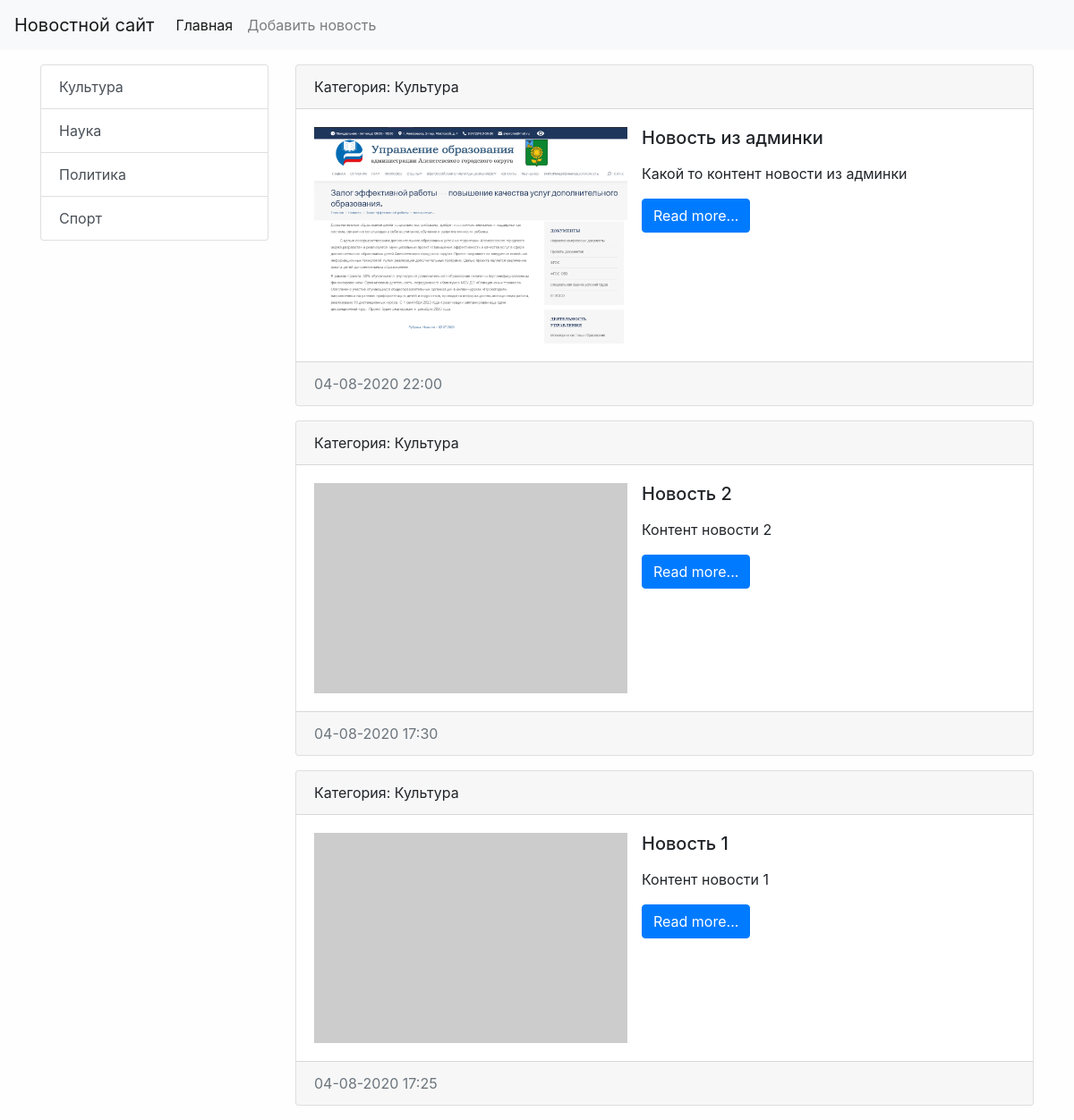
/category/1/, run on an earlier commit of the app's database.
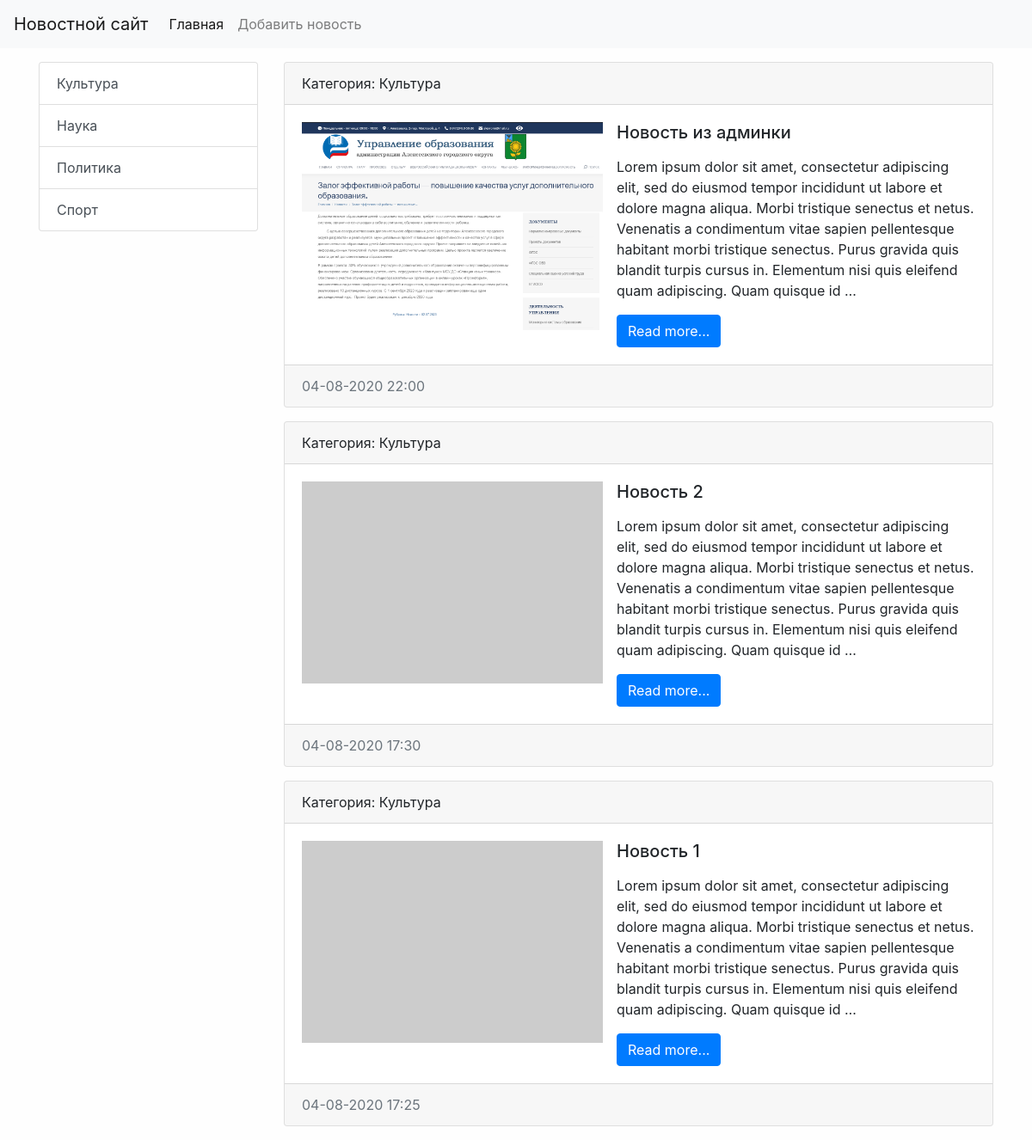
And on a later commit of the database.
### news/models.py (models this page shows, shortened)
class News(models.Model):
    objects = None
    title = models.CharField(max_length=255, verbose_name='Наименование')
    content = models.TextField(blank=True, verbose_name='Контент')
    created_at = models.DateTimeField(auto_now_add=True, verbose_name='Дата публикации')
    update_at = models.DateTimeField(auto_now=True, verbose_name='Дата обновления')
    photo = models.ImageField(upload_to='photos/%Y/%m/%d/', verbose_name='Фото', blank=True)
    is_published = models.BooleanField(default=True, verbose_name='Опубликовано')
    category = models.ForeignKey('Categories', on_delete=models.PROTECT, null=True, verbose_name='Категория')
    def get_absolute_url(self):
        return reverse('view_news', kwargs={"news_id": self.pk})
    class Meta:
        verbose_name = 'Новость'
        verbose_name_plural = 'Новости'
        ordering = ['-created_at']

class Categories(models.Model):
    title = models.CharField(max_length=255, verbose_name='Наименование', db_index=True)
    def get_absolute_url(self):
        return reverse('category', kwargs={"category_id": self.pk})
    def __str__(self):
        return self.title
    class Meta:
        verbose_name = 'Категория'
        verbose_name_plural = 'Категории'
        ordering = ['title']

### news/views.py (the view)
# urls.py: path('category/<int:category_id>/', get_category, name='category'),
def get_category(request, category_id):
    news = News.objects.filter(category_id=category_id)
    category = Categories.objects.get(pk=category_id)
    return render(request, 'news/category.html', {'news': news, 'category': category})

### news/templatetags/news_tags.py (called while the page is built)
@register.inclusion_tag('news/list_categories.html')
def show_categories():
    categories = Categories.objects.all()
    return {"categories": categories,}

### news/templates/news/category.html (shortened to what this page needs)
{% extends 'base.html' %}
{% block sidebar %}
    {% include 'inc/_sidebar.html' %}
{% endblock %}
{% block content %}
    {% for item in news %}
        <div class="card mb-3">
            <div class="card-header">
                Категория: {{ item.category }}
            </div>
            <div class="card-body">
                <div class="media">
                    {% if item.photo %}
                        <img src="{{ item.photo.url }}" alt="" width="350" class="mr-3">
                    {% else %}
                        <img src="https://picsum.photos/seed/picsum/350/235" alt="" class="mr-3">
                    {% endif %}
                    <div class="media-body">
                        <h5 class="card-title">{{ item.title }}</h5>
                        <p class="card-text">{{ item.content|safe|linebreaks|truncatewords:50 }}</p>
                        <a href="{{ item.get_absolute_url }}" class="btn btn-primary">Read more...</a>
                    </div>
                </div>
            </div>
            <div class="card-footer text-muted">
                {{ item.created_at|date:'d-m-Y H:i' }}
            </div>
        </div>
    {% endfor %}
{% endblock %}

What changed in the data, as far as the page shows it:
changed News "Новость из админки": content "Какой то контент новости из админки" → "Lorem ipsum dolor sit amet, consectetur adipiscing elit, sed do eiusmod tempor incididunt ut labore et dolore magna aliqua. Morbi tristique senectus et netus. Venenatis a condimentum vitae sapien pellentesque habitant morbi tristique senectus. Purus gravida quis blandit turpis cursus in. Elementum nisi quis eleifend quam adipiscing. Quam quisque id …"
changed News "Новость 2": content "Контент новости 2" → "Lorem ipsum dolor sit amet, consectetur adipiscing elit, sed do eiusmod tempor incididunt ut labore et dolore magna aliqua. Morbi tristique senectus et netus. Venenatis a condimentum vitae sapien pellentesque habitant morbi tristique senectus. Purus gravida quis blandit turpis cursus in. Elementum nisi quis eleifend quam adipiscing. Quam quisque id …"
changed News "Новость 1": content "Контент новости 1" → "Lorem ipsum dolor sit amet, consectetur adipiscing elit, sed do eiusmod tempor incididunt ut labore et dolore magna aliqua. Morbi tristique senectus et netus. Venenatis a condimentum vitae sapien pellentesque habitant morbi tristique senectus. Purus gravida quis blandit turpis cursus in. Elementum nisi quis eleifend quam adipiscing. Quam quisque id …"
